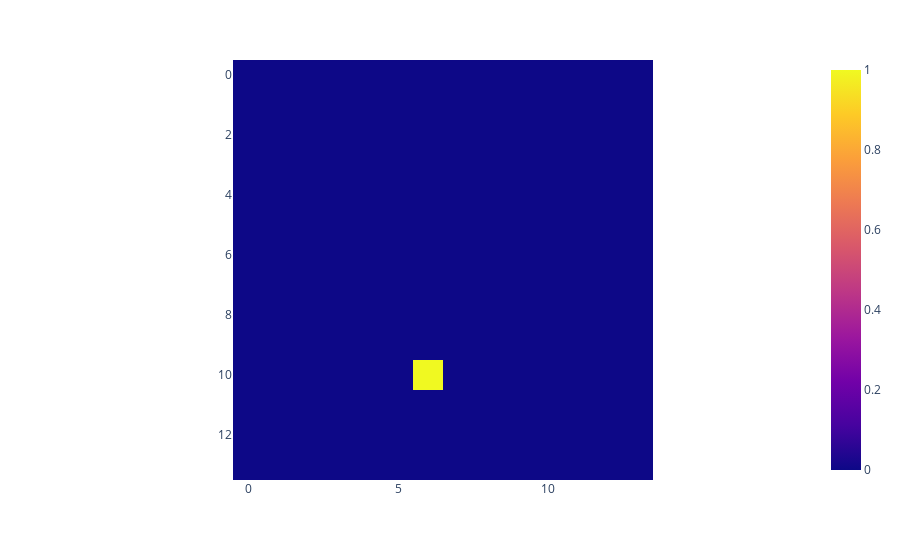

Notebook code for this chart:
### Code cell
image = torch.zeros((14, 14), dtype=torch.float32)
image[10, 6] = 1
image = image.float()
px.imshow(image)

### Figure 1 — Plotly figure (JSON) as saved in the notebook; plotly's stock layout.template omitted (floating-point values rounded to 4 significant figures; data arrays with more than 128 entries replaced by an {"elided": "..."} marker saying what was removed)
{"data": [{"coloraxis": "coloraxis", "hovertemplate": "x: %{x}<br>y: %{y}<br>color: %{z}<extra></extra>", "name": "0", "type": "heatmap", "xaxis": "x", "yaxis": "y", "z": {"elided": "14x14 float values"}}], "layout": {"coloraxis": {"colorscale": [[0, "#0d0887"], [0.1111, "#46039f"], [0.2222, "#7201a8"], [0.3333, "#9c179e"], [0.4444, "#bd3786"], [0.5556, "#d8576b"], [0.6667, "#ed7953"], [0.7778, "#fb9f3a"], [0.8889, "#fdca26"], [1, "#f0f921"]]}, "margin": {"t": 60}, "xaxis": {"anchor": "y", "constrain": "domain", "domain": [0, 1], "scaleanchor": "y"}, "yaxis": {"anchor": "x", "autorange": "reversed", "constrain": "domain", "domain": [0, 1]}}}
